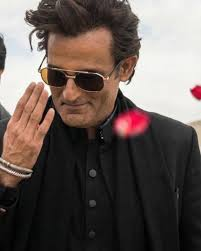
#> input picture 6TH_SEMESTER/1_LABS/DIP_LAB/CODE/EXP_4/IMAGE.jpg, 201 x 251 px
$ jupyter execute 'EXP_4_(_Rotation__Resize__Translation__Shearing__Affine_Transformation).ipynb'
#> lines starting #> are read from the running program, lines starting #| are printed output that depends on the picture
.

EXP 4

.

[cell 1]
import cv2
import numpy as np
import matplotlib.pyplot as plt

[cell 2]
img = cv2.imread("IMAGE.jpg")
#> img is the input picture: shape (251, 201, 3); mean B, G, R 85, 89.8, 101.5
img = cv2.cvtColor(img, cv2.COLOR_BGR2RGB)
h, w = img.shape[:2]
#> h = 251; w = 201

plt.imshow(img)
plt.title("Original Image")
plt.axis("off")

[cell 3]
# Rotation (45 degrees)
M = cv2.getRotationMatrix2D((w//2, h//2), 45, 1)
rotated = cv2.warpAffine(img, M, (w, h))
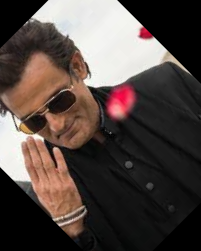
#> rotated: shape (251, 201, 3); mean R, G, B 82.9, 71.3, 66.7

plt.imshow(rotated)
plt.title("Rotated 45 Degrees")
plt.axis("off")

[cell 4]
# Resize (50%)
resized = cv2.resize(img, None, fx=0.5, fy=0.5)
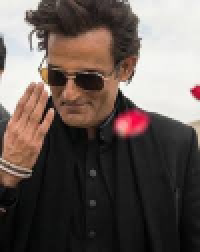
#> resized: shape (126, 100, 3) (shown 2 times larger); mean R, G, B 101.1, 89.4, 84.6

plt.imshow(resized)
plt.title("Resized 50%")
plt.axis("off")

[cell 5]
# Translation (50, 50)

M = np.float32([[1, 0, 50], [0, 1, 50]])
translated = cv2.warpAffine(img, M, (w, h))
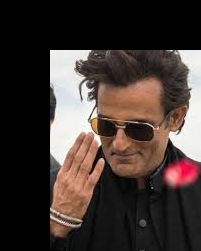
#> translated: shape (251, 201, 3); mean R, G, B 66.8, 55.4, 51

plt.imshow(translated)
plt.title("Translated (50,50)")
plt.axis("off")

[cell 6]
# Shearing (factor 0.5)

M = np.float32([[1, 0.5, 0], [0, 1, 0]])
sheared = cv2.warpAffine(img, M, (w, h))
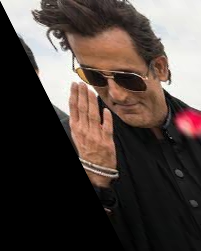
#> sheared: shape (251, 201, 3); mean R, G, B 77.9, 67, 62.4

plt.imshow(sheared)
plt.title("Sheared (0.5)")
plt.axis("off")

[cell 7]
# Affine Transformation

pts1 = np.float32([[50,50],[200,50],[50,200]])
pts2 = np.float32([[10,100],[200,50],[100,250]])

M = cv2.getAffineTransform(pts1, pts2)
affine = cv2.warpAffine(img, M, (w, h))
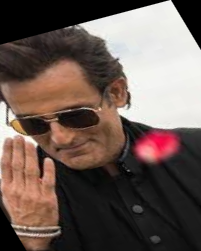
#> affine: shape (251, 201, 3); mean R, G, B 106.6, 90.1, 83.6

plt.imshow(affine)
plt.title("Affine Transformation")
plt.axis("off")
